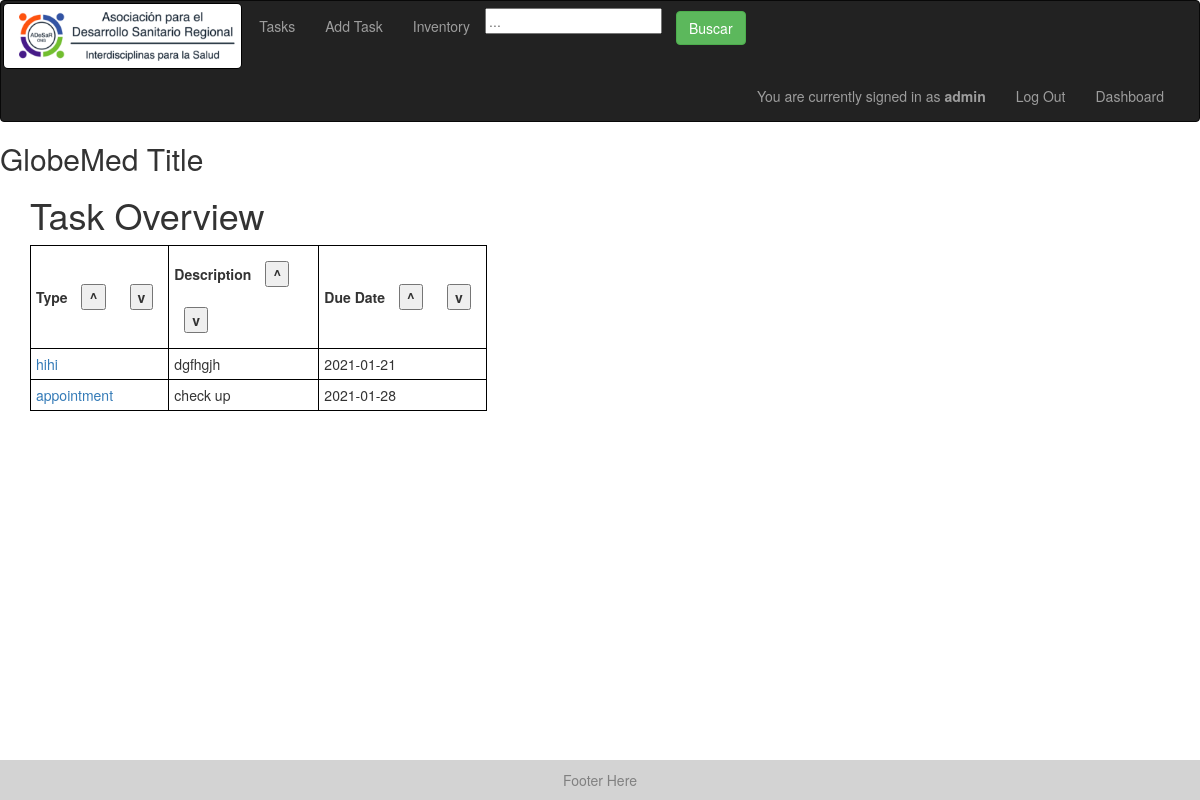
The page /tasks (signed in) on the database as committed earlier.
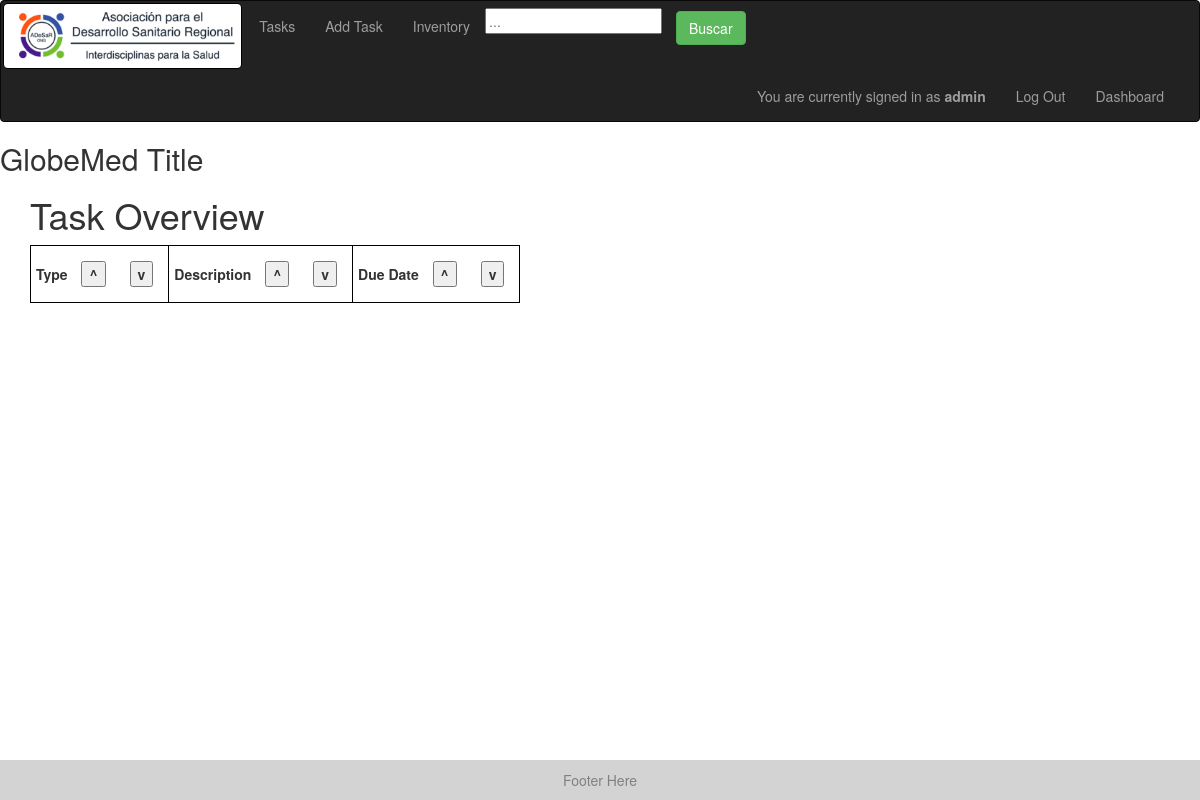
The same page on the database as committed later.
### models.py (models this page shows)
class Task(Base):
    __tablename__ = "tasks"
    id = Column(Integer, primary_key=True)
    task_type = Column(String, default="Generic")
    creator_id = Column(Integer)
    created_datetime = Column(DateTime)
    created_datestring = Column(String)
    due_datetime = Column(DateTime)
    due_datestring = Column(String)
    description = Column(String)
    completed = Column(Boolean) # completed or not
    fields = Column(PickleType) # dictionary of strings to strings
    reminders = Column(PickleType) # list of datetimes
    reminder_datestrings = Column(PickleType) # list of datetimes
    color = Column(String)

### app.py (the view)
@app.route('/tasks')
@check_login_wrapper
def tasks():
    return render_template("tasks.html", tasks=get_tasks(), col_strings = ["Due Date"], col_vars = ["due_datestring"], task_types=get_task_types())

### app.py (called while the page is built)
def check_login_wrapper(func):
    @wraps(func)
    def inner(*args, **kwargs):
        print("here")
        if "username" not in login_session:
            return redirect(url_for('login'))
        return func(*args, **kwargs)
    return inner

### database.py (called while the page is built)
def get_task_types():
    return session.query(TaskType).all()

def get_tasks():
    return session.query(Task).all()

### templates/tasks.html (shortened to what this page needs)
{% extends "layout.html" %}
{% block body %}
	<h1>Task Overview</h1>
	<table id="task-table">
		<tr>
			<th> Type <button onclick="sortTable(0)">^</button> <button onclick="sortTable(0, true)">v</button></th>
			<th>Description <button onclick="sortTable(1)">^</button> <button onclick="sortTable(1, true)">v</button></th>
			{% for col in col_strings %}
				<th> {{ col }} <button onclick="sortTable( {{loop.index+1}} )">^</button> <button onclick="sortTable({{loop.index+1}}, true)">v</button></th>
			{% endfor %}
	    </tr>
	{% for task in tasks %}
		<tr class="task-row">
			<td><a href="/task/{{task.id}}"> {{ task.task_type }} </a></td>
			{% if task.description|length > 20 %}
		        <td class="desc-col"> {{ task.description[:20] }} <span class="tooltip2">...<span class="tooltiptext">{{ task.description }}</span></span></td>
		    {% else %}
		    	<td class="desc-col"> {{ task.description }} </td>
		    {% endif %}
	        {% for col in col_vars %}
				<td> {{ task[col] }} </td>
			{% endfor %}
	    </tr>
    {% endfor %}
    </table>
{%endblock%}

Rows that differ between the two databases and show on the page:
removed Task: task_type "hihi", description "dgfhgjh", due_datestring "2021-01-21"
removed Task: task_type "appointment", description "check up", due_datestring "2021-01-28"
